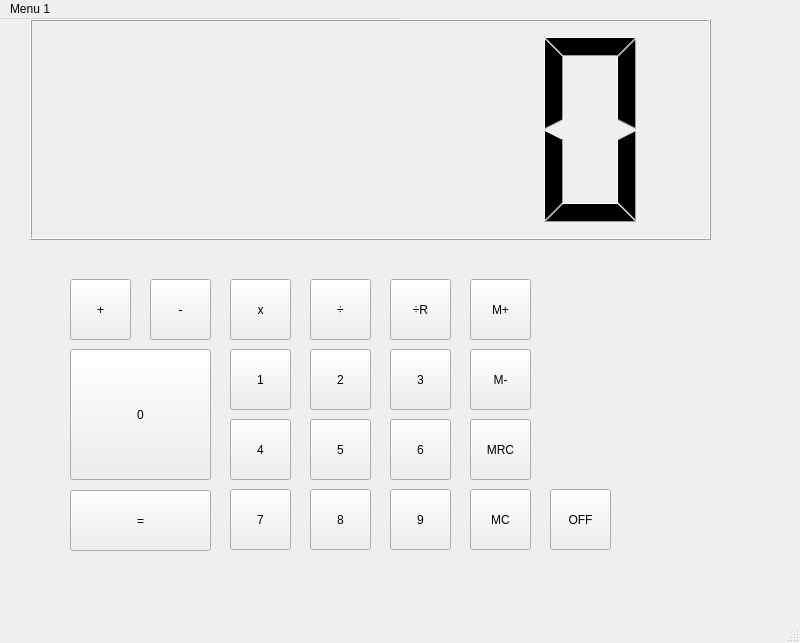
<?xml version="1.0" encoding="UTF-8"?>
<ui version="4.0">
 <class>MainWindow</class>
 <widget class="QMainWindow" name="MainWindow">
  <property name="geometry">
   <rect>
    <x>0</x>
    <y>0</y>
    <width>800</width>
    <height>643</height>
   </rect>
  </property>
  <property name="windowTitle">
   <string>MainWindow</string>
  </property>
  <widget class="QWidget" name="centralwidget">
   <property name="minimumSize">
    <size>
     <width>0</width>
     <height>0</height>
    </size>
   </property>
   <property name="maximumSize">
    <size>
     <width>16700</width>
     <height>16700</height>
    </size>
   </property>
   <widget class="QPushButton" name="Dzielenie">
    <property name="geometry">
     <rect>
      <x>310</x>
      <y>260</y>
      <width>61</width>
      <height>61</height>
     </rect>
    </property>
    <property name="text">
     <string>÷</string>
    </property>
   </widget>
   <widget class="QPushButton" name="button_2">
    <property name="geometry">
     <rect>
      <x>310</x>
      <y>330</y>
      <width>61</width>
      <height>61</height>
     </rect>
    </property>
    <property name="text">
     <string>2</string>
    </property>
   </widget>
   <widget class="QPushButton" name="button_5">
    <property name="geometry">
     <rect>
      <x>310</x>
      <y>400</y>
      <width>61</width>
      <height>61</height>
     </rect>
    </property>
    <property name="text">
     <string>5</string>
    </property>
   </widget>
   <widget class="QPushButton" name="button_6">
    <property name="geometry">
     <rect>
      <x>390</x>
      <y>400</y>
      <width>61</width>
      <height>61</height>
     </rect>
    </property>
    <property name="text">
     <string>6</string>
    </property>
   </widget>
   <widget class="QLCDNumber" name="Liczniik">
    <property name="geometry">
     <rect>
      <x>30</x>
      <y>0</y>
      <width>681</width>
      <height>221</height>
     </rect>
    </property>
   </widget>
   <widget class="QPushButton" name="Dodawanie">
    <property name="geometry">
     <rect>
      <x>70</x>
      <y>260</y>
      <width>61</width>
      <height>61</height>
     </rect>
    </property>
    <property name="text">
     <string>+</string>
    </property>
   </widget>
   <widget class="QPushButton" name="button_0">
    <property name="geometry">
     <rect>
      <x>70</x>
      <y>330</y>
      <width>141</width>
      <height>131</height>
     </rect>
    </property>
    <property name="text">
     <string>0</string>
    </property>
   </widget>
   <widget class="QPushButton" name="button_9">
    <property name="geometry">
     <rect>
      <x>390</x>
      <y>470</y>
      <width>61</width>
      <height>61</height>
     </rect>
    </property>
    <property name="text">
     <string>9</string>
    </property>
   </widget>
   <widget class="QPushButton" name="button_8">
    <property name="geometry">
     <rect>
      <x>310</x>
      <y>470</y>
      <width>61</width>
      <height>61</height>
     </rect>
    </property>
    <property name="text">
     <string>8</string>
    </property>
   </widget>
   <widget class="QPushButton" name="Mnozenie">
    <property name="geometry">
     <rect>
      <x>230</x>
      <y>260</y>
      <width>61</width>
      <height>61</height>
     </rect>
    </property>
    <property name="text">
     <string>x</string>
    </property>
   </widget>
   <widget class="QPushButton" name="button_7">
    <property name="geometry">
     <rect>
      <x>230</x>
      <y>470</y>
      <width>61</width>
      <height>61</height>
     </rect>
    </property>
    <property name="text">
     <string>7</string>
    </property>
   </widget>
   <widget class="QPushButton" name="reszta">
    <property name="geometry">
     <rect>
      <x>390</x>
      <y>260</y>
      <width>61</width>
      <height>61</height>
     </rect>
    </property>
    <property name="text">
     <string>÷R</string>
    </property>
   </widget>
   <widget class="QPushButton" name="button_4">
    <property name="geometry">
     <rect>
      <x>230</x>
      <y>400</y>
      <width>61</width>
      <height>61</height>
     </rect>
    </property>
    <property name="text">
     <string>4</string>
    </property>
   </widget>
   <widget class="QPushButton" name="button_wynik">
    <property name="geometry">
     <rect>
      <x>70</x>
      <y>471</y>
      <width>141</width>
      <height>61</height>
     </rect>
    </property>
    <property name="text">
     <string>=</string>
    </property>
   </widget>
   <widget class="QPushButton" name="button_OFF">
    <property name="geometry">
     <rect>
      <x>550</x>
      <y>470</y>
      <width>61</width>
      <height>61</height>
     </rect>
    </property>
    <property name="text">
     <string>OFF</string>
    </property>
   </widget>
   <widget class="QPushButton" name="M_plus">
    <property name="geometry">
     <rect>
      <x>470</x>
      <y>260</y>
      <width>61</width>
      <height>61</height>
     </rect>
    </property>
    <property name="text">
     <string>M+</string>
    </property>
   </widget>
   <widget class="QPushButton" name="button_1">
    <property name="geometry">
     <rect>
      <x>230</x>
      <y>330</y>
      <width>61</width>
      <height>61</height>
     </rect>
    </property>
    <property name="text">
     <string>1</string>
    </property>
   </widget>
   <widget class="QPushButton" name="MRC">
    <property name="geometry">
     <rect>
      <x>470</x>
      <y>400</y>
      <width>61</width>
      <height>61</height>
     </rect>
    </property>
    <property name="text">
     <string>MRC</string>
    </property>
   </widget>
   <widget class="QPushButton" name="M_minus">
    <property name="geometry">
     <rect>
      <x>470</x>
      <y>330</y>
      <width>61</width>
      <height>61</height>
     </rect>
    </property>
    <property name="text">
     <string>M-</string>
    </property>
   </widget>
   <widget class="QPushButton" name="button_3">
    <property name="geometry">
     <rect>
      <x>390</x>
      <y>330</y>
      <width>61</width>
      <height>61</height>
     </rect>
    </property>
    <property name="text">
     <string>3</string>
    </property>
   </widget>
   <widget class="QPushButton" name="Odejmowanie">
    <property name="geometry">
     <rect>
      <x>150</x>
      <y>260</y>
      <width>61</width>
      <height>61</height>
     </rect>
    </property>
    <property name="text">
     <string>-</string>
    </property>
   </widget>
   <widget class="QPushButton" name="MC">
    <property name="geometry">
     <rect>
      <x>470</x>
      <y>470</y>
      <width>61</width>
      <height>61</height>
     </rect>
    </property>
    <property name="text">
     <string>MC</string>
    </property>
   </widget>
  </widget>
  <widget class="QStatusBar" name="statusbar">
   <property name="minimumSize">
    <size>
     <width>20</width>
     <height>20</height>
    </size>
   </property>
  </widget>
  <widget class="QMenuBar" name="menubar">
   <property name="geometry">
    <rect>
     <x>0</x>
     <y>0</y>
     <width>400</width>
     <height>24</height>
    </rect>
   </property>
   <property name="minimumSize">
    <size>
     <width>0</width>
     <height>0</height>
    </size>
   </property>
   <property name="maximumSize">
    <size>
     <width>400</width>
     <height>400</height>
    </size>
   </property>
   <widget class="QMenu" name="menuMenu_1">
    <property name="minimumSize">
     <size>
      <width>0</width>
      <height>0</height>
     </size>
    </property>
    <property name="title">
     <string>Menu 1</string>
    </property>
    <addaction name="actionAboutAuthor"/>
   </widget>
   <addaction name="menuMenu_1"/>
  </widget>
  <action name="actionAboutAuthor">
   <property name="checkable">
    <bool>false</bool>
   </property>
   <property name="text">
    <string>O autorze</string>
   </property>
  </action>
 </widget>
 <resources/>
 <connections/>
</ui>
